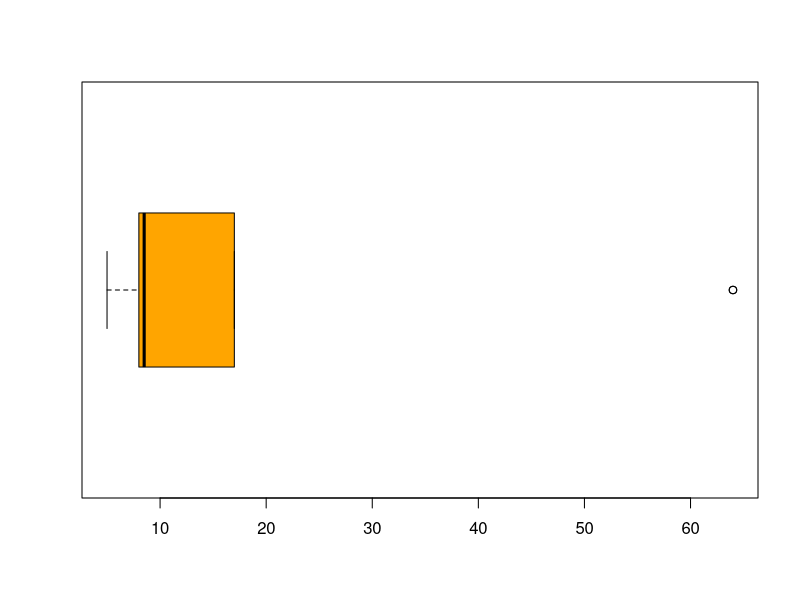

Reproduce this figure in R.
## ---- chunk 1
x <- 4
x

5 -> x
x
## ---- chunk 2
# Crea una variable a, igual a 5

# Crea una variable n, igual a 25

# Muestra el valor de a y de n

## ---- chunk 3
# Crea una variable a, igual a 5
a<-5
# Crea una variable n, igual a 25
n<-25
# Muestra el valor de a y de n
a
n
## ---- chunk 4
name <- "Carmen"
n1 <- 10
n2 <- 100
m <- 0.5
ls()
## ---- chunk 5
name <- "Carmen"
n1 <- 10
n2 <- 100
m <- 0.5

ls()
## ---- chunk 6
ls.str()
## ---- chunk 7
a<-5
n<-25
name <- "Carmen"
n1 <- 10
n2 <- 100
m <- 0.5
## ---- chunk 8
ls.str()
## ---- chunk 9
rm(n1) #Eliminar el objeto n1
ls()
rm(list=ls()) #Eliminar todos los objetos creados
ls()
## ---- chunk 10
name <- "Carmen"
n1 <- 10
n2 <- 100
m <- 0.5
## ---- chunk 11
ls()

# Borrar de memoria el objeto n1

# Liste los objetos en memoria

## ---- chunk 12
ls()

# Borrar de memoria el objeto n1
rm(n1)

# Liste los objetos en memoria
ls()

## ---- chunk 13
paste("Aprendiendo", "a", "programar","con","R") 
## ---- chunk 14
cart_1 <- 'Mi'
cart_2 <- 'primera'
cart_3 <- 'Cadena de caracteres'
# Guarde en c el carácter formado por cart_1, 
# cart_2, cart_3 utilizando la función paste() 
# utilice el argumento sep =" "

# Imprima c

## ---- chunk 15
cart_1 <- 'Mi'
cart_2 <- 'primera'
cart_3 <- 'Cadena de caracteres'
# Guarde en c el carácter formado por cart_1, 
# cart_2, cart_3 utilizando la función paste()
# utilice el argumento sep =" "
c<- paste(cart_1, cart_2, cart_3, sep = " ")
# Imprima c
c
## ---- chunk 16
y <- 5-8
abs(y)
## ---- chunk 17
# Calcular el valor absoluto de 4-20

#Calcular el valor absoluto de 6

# Calcular el valor absoluto de -100

## ---- chunk 18
# Calcular el valor absoluto de 4-20
abs(4-20)
#Calcular el valor absoluto de 6
abs(6)
# Calcular el valor absoluto de -100
abs(-100)
## ---- chunk 19
round(0.1475945131,digits =5)
## ---- chunk 20
x<-0.1475945131
# Redondear el número x con tres dígitos decimales

# Redondear el número x con 1 dígito decimal

# Redondear el número x con 2 dígitos decimales

## ---- chunk 21
x<-0.1475945131
# Redondear el número x con tres dígitos decimales
round(x,digits = 3)
# Redondear el número x con 1 dígito decimal
round(x,digits =1)
# Redondear el número x con 2 dígitos decimales
round(x,digits =2)
## ---- chunk 22
sort(c(8,6,4,2,8,6,4,2))
## ---- chunk 23
x<-c(8,6,4,2,8,6,4,2)
y<-c(-10.5,6.9,-0.001,2,1.57,6,-4,25.8,2)
# Ordenar el vector x con la función sort

# Ordenar el vector y con la función sort

## ---- chunk 24
x<-c(8,6,4,2,8,6,4,2)
y<-c(-10.5,6.9,-0.001,2,1.57,6,-4,25.8,2)
# Ordenar el vector x con la función sort
sort(x)
# Ordenar el vector y con la función sort
sort(y)
## ---- chunk 25
is.list(c(1,2,3))
## ---- chunk 26
x<-c(8,6,4,2,8,6,4,2)
y<-c(-10.5,6.9,-0.001,2,1.57,6,-4,25.8,2)
## ---- chunk 27
# Verificar si x es un vector con la función is.vector()

# Verificar si y es una lista con la función is.list()

## ---- chunk 28
# Verificar si x es un vector con la función is.vector()
is.vector(x)
# Verificar si y es una lista con la función is.list()
is.list(y)
## ---- chunk 29
mean(c(5,8,9,15,17,64,9,5,8,8,8,17,64,5))
## ---- chunk 30
linkedin <- c(16, 9, 13, 5, 2, 17, 14)
facebook <- c(17, 7, 5, 16, 8, 13, 14)
# Promedio simple de la suma
avg_sum <- mean(linkedin + facebook)

# Promedio truncado de la suma 
avg_sum_trimmed <- mean((linkedin + facebook), trim = 0.2)

# Evaluando ambos promedios
print(avg_sum)
print(avg_sum_trimmed)
## ---- chunk 31
linkedin <- c(16, 9, 13, 5, NA, 17, 14)
facebook <- c(17, NA, 5, 16, 8, 13, 14)

# Promedio simple de linkedin con argumentos por defecto
mean(linkedin)

# Promedio simple de linkedin con na.rm = TRUE
mean(linkedin, na.rm = TRUE)
## ---- chunk 32
linkedin <- c(16, 9, 13, 5, 2, 17, 14)
facebook <- c(17, 7, 5, 16, 8, 13, 14)
## ---- chunk 33
# Calcular el promedio simple de linkedin con la función mean()
# Guardalo en la variable mean_linkedin

# calcular el promedio simple de facebook con la función mean()
# Guardalo en la variable mean_facebook

# Imprimir los resultados de las medias y calcular la suma de los dos promedios

## ---- chunk 34
# Calcular el promedio simple de linkedin con la función mean()
# Guardalo en la variable mean_linkedin
mean_linkedin <- mean(linkedin)
# calcular el promedio simple de facebook con la función mean()
# Guardalo en la variable mean_facebook
mean_facebook <- mean(facebook)
# Imprimir los resultados de las medias y calcular la suma de los dos promedios
mean_linkedin
mean_facebook
mean_linkedin+mean_facebook
## ---- chunk 35
median(c(5,8,9,15,17,64,9,5,8,8,8,17,64,5))
## ---- chunk 36
linkedin <- c(16, 9, 13, 5, 2, 17, 14)
facebook <- c(17, 7, 5, 16, 8, 13, 14)
## ---- chunk 37
# Calcular la mediana del vector linkedin con la función median()

# Calcular la mediana del vector facebook con la función median()


x <- c(5,8,9,15,17,64,9,5,8,8,8,17,64,5)
# Calcular la mediana de x

## ---- chunk 38
# Calcular la mediana del vector linkedin con la función median()
median(linkedin)
# Calcular la mediana del vector facebook con la función median()
median(facebook)

x <- c(5,8,9,15,17,64,9,5,8,8,8,17,64,5)
# Calcular la mediana de x
median(x)
## ---- chunk 39
x <- c(5,8,9,15,17,64,9,5,8,8,8,17,64,5)
sort(x)
table(x)
## ---- chunk 40
x <- c(5,8,9,15,17,64,9,5,8,8,8,17,64,5)
## ---- chunk 41
# Ordenar los valores del vector x con la función sort() 

# Calcular la moda del vector x con la función table()


y <- c(1, 1, 1, 4, 4, 5, 5, 5, 7, 8, 9, 9, 9)
# Calcular la moda del vector y

## ---- chunk 42
# Ordenar los valores del vector x con la función sort() 
sort(x)
# Calcular la moda del vector x con la función table()
table(x)

y <- c(1, 1, 1, 4, 4, 5, 5, 5, 7, 8, 9, 9, 9)
# Calcular la moda del vector y
sort(y)
table(y)
## ---- chunk 43
x <- c(5,8,9,15,17,64,9,5,8,8,8,17,64,5)
range(x)
## ---- chunk 44
linkedin <- c(16, 9, 13, 5, 2, 17, 14)
facebook <- c(17, 7, 5, 16, 8, 13, 14)
x <- c(5,8,9,15,17,64,9,5,8,8,8,17,64,5)
## ---- chunk 45
# Calcular el rango del vector linkedin con la función range() 

# Calcular el rango del vector facebook con la función range()

# Calcular el rango del vector x con la función range()

## ---- chunk 46
# Calcular el rango del vector linkedin con la función range() 
range(linkedin)
# Calcular el rango del vector facebook con la función range()
range(facebook)
# Calcular el rango del vector x con la función range()
range(x)
## ---- chunk 47
quantile(x)
## ---- chunk 48
linkedin <- c(16, 9, 13, 5, 2, 17, 14)
facebook <- c(17, 7, 5, 16, 8, 13, 14)
x <- c(5,8,9,15,17,64,9,5,8,8,8,17,64,5)
## ---- chunk 49
# Calcular los cuantiles del vector linkedin con la función quantile()

# Calcular los cuantiles del vector facebook con la función quantile()

# Calcular los cuantiles del vector x con la función quantile()

## ---- chunk 50
# Calcular los cuantiles del vector linkedin con la función quantile()
quantile(linkedin)
# Calcular los cuantiles del vector facebook con la función quantile()
quantile(facebook)
# Calcular los cuantiles del vector x con la función quantile()
quantile(x)
## ---- chunk 51
IQR(x)
## ---- chunk 52
linkedin <- c(16, 9, 13, 5, 2, 17, 14)
facebook <- c(17, 7, 5, 16, 8, 13, 14)
x <- c(5,8,9,15,17,64,9,5,8,8,8,17,64,5)
## ---- chunk 53
# Calcular la diferencia entre el tercer y primer cuartil 
# del vector linkedin con la función IQR()

# Calcular la diferencia entre el tercer y primer cuartil 
# del vector facebook con la función IQR()

# Calcular la diferencia entre el tercer y primer cuartil 
# del vector x con la función IQR()

## ---- chunk 54
# Calcular la diferencia entre el tercer y primer cuartil 
# del vector linkedin con la función IQR()
IQR(linkedin)
# Calcular la diferencia entre el tercer y primer cuartil 
# del vector facebook con la función IQR()
IQR(facebook)
# Calcular la diferencia entre el tercer y primer cuartil 
# del vector x con la función IQR()
IQR(x)
## ---- chunk 55
boxplot(x, col = "orange", horizontal = TRUE)
## ---- chunk 56
sd(x)
## ---- chunk 57
linkedin <- c(16, 9, 13, 5, 2, 17, 14)
facebook <- c(17, 7, 5, 16, 8, 13, 14)
x <- c(5,8,9,15,17,64,9,5,8,8,8,17,64,5)
## ---- chunk 58
# Calcular la desviación estándar del vector linkedin con la función sd()

# Calcular la desviación estándar del vector facebook con la función sd()

# Calcular la desviación estándar del vector x con la función sd()

## ---- chunk 59
# Calcular la desviación estándar del vector linkedin con la función sd()
sd(linkedin)
# Calcular la desviación estándar del vector facebook con la función sd()
sd(facebook)
# Calcular la desviación estándar del vector x con la función sd()
sd(x)
## ---- chunk 60
var(x)
## ---- chunk 61
linkedin <- c(16, 9, 13, 5, 2, 17, 14)
facebook <- c(17, 7, 5, 16, 8, 13, 14)
x <- c(5,8,9,15,17,64,9,5,8,8,8,17,64,5)
## ---- chunk 62
# Calcular la varianza del vector linkedin con la función var()

# Calcular la varianza del vector facebook con la función var()

# Calcular la varianza del vector x con la función var()

## ---- chunk 63
# Calcular la varianza del vector linkedin con la función var()
var(linkedin)
# Calcular la varianza del vector facebook con la función var()
var(facebook)
# Calcular varianza del vector x con la función var()
var(x)
## ---- chunk 64
summary(x)
## ---- chunk 65
x <- c(5,8,9,15,17,64,9,5,8,8,8,17,64,5)
## ---- chunk 66
# Aplicar la función summary() al vector x

# Aplicar la función summary() a los datos de cars
# Cars contiene la velocidad y distancia que toman unos carros hasta pararse.
head(cars)

## ---- chunk 67
# Aplicar la función summary() al vector x
summary(x)
# Aplicar la función summary() a los datos de cars
# Cars contiene la velocidad y distancia que toman unos carros hasta pararse.
head(cars)
summary(cars)
## ---- chunk 68
matriz <- matrix(1:4,nrow = 2,ncol = 2)
matriz
apply(matriz,1,sum)
## ---- chunk 69
matriz <- matrix(1:4,nrow = 2,ncol = 2)
matriz
apply(matriz,1,sum)
## ---- chunk 70
lapply(matriz,function (x) x^2)
## ---- chunk 71
matriz <- matrix(1:4,nrow = 2,ncol = 2)
matriz
lapply(matriz,function (x) x^2)
## ---- chunk 72
sapply(matriz,function(x) x^3)
## ---- chunk 73
matriz <- matrix(1:4,nrow = 2,ncol = 2)
matriz
sapply(matriz,function(x) x^3)
## ---- chunk 74
3+4
## ---- chunk 75
1-6
## ---- chunk 76
5*8
## ---- chunk 77
15/3
## ---- chunk 78
sqrt(25)
## ---- chunk 79
5^2
## ---- chunk 80
15%/%2
## ---- chunk 81
15%%2
## ---- chunk 82
log(0)

log(1)
## ---- chunk 83
exp(1)
## ---- chunk 84
sin(0)

cos(0)

tan(0)
## ---- chunk 85
# Calcular las siguientes operaciones aritméticas
# 3.45 - 98

# log(4) - exp(3) + sqrt(3)

# tan( exp( sqrt(cos (-4) ) ) )

# sin(5) - 5^6

## ---- chunk 86
# Calcular las siguientes operaciones aritméticas
# 3.45 - 98
3.45 - 98
# log(4) - exp(3) + sqrt(3)
log(4) - exp(3) + sqrt(3)
# tan( exp( sqrt(cos (-1) ) ) )
tan( exp( sqrt(cos (-1) ) ) )
# sin(5) - 5^6
sin(5) - 5^6
## ---- chunk 87
x <- c(5,8,9,15,17,64,9,5,8,8,8,17,64,5)
## ---- chunk 88
1>5

x==8

x<7

## ---- chunk 89
condicion_1 <- 20 > 10
condicion_2 <- 5/2 < 5
condicion_1 & condicion_2
condicion_1 && condicion_2 
## ---- chunk 90
condicion_1 <- 3 > 2 
condicion_2 <- 4/5 < 7/8

condicion_1 | condicion_2
condicion_1 || condicion_2
## ---- chunk 91
x <- c(5,8,9,15,17,64,9,5,8,8,8,17,64,5)
## ---- chunk 92
condicion_1 <- 4 > 10
condicion_2 <- 5/8 < 5.2
# Aplicar el condicional y a la condición 1 y 2

condicion_3 <- 2 > -5.6 
condicion_4 <- 2/5 < 9/8
#Aplicar el condicional o a la condición 3 y 4

## ---- chunk 93
condicion_1 <- 4 > 10
condicion_2 <- 5/8 < 5.2
# Aplicar el condicional & a la condición 1 y 2
condicion_1 & condicion_2

condicion_3 <- 2 > -5.6 
condicion_4 <- 2/5 < 9/8
#Aplicar el condicional | a la condición 3 y 4
condicion_3 | condicion_4
